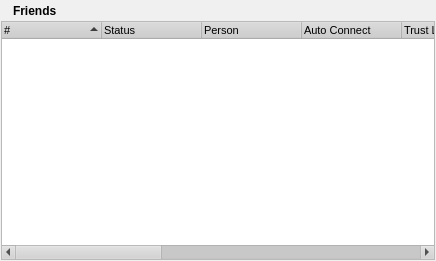
<ui version="4.0" >
 <class>PeersDialog</class>
 <widget class="QWidget" name="PeersDialog" >
  <property name="geometry" >
   <rect>
    <x>0</x>
    <y>0</y>
    <width>436</width>
    <height>261</height>
   </rect>
  </property>
  <property name="palette" >
   <palette>
    <active>
     <colorrole role="WindowText" >
      <brush brushstyle="SolidPattern" >
       <color alpha="255" >
        <red>0</red>
        <green>0</green>
        <blue>0</blue>
       </color>
      </brush>
     </colorrole>
     <colorrole role="Button" >
      <brush brushstyle="SolidPattern" >
       <color alpha="255" >
        <red>208</red>
        <green>208</green>
        <blue>208</blue>
       </color>
      </brush>
     </colorrole>
     <colorrole role="Light" >
      <brush brushstyle="SolidPattern" >
       <color alpha="255" >
        <red>255</red>
        <green>255</green>
        <blue>255</blue>
       </color>
      </brush>
     </colorrole>
     <colorrole role="Midlight" >
      <brush brushstyle="SolidPattern" >
       <color alpha="255" >
        <red>247</red>
        <green>247</green>
        <blue>247</blue>
       </color>
      </brush>
     </colorrole>
     <colorrole role="Dark" >
      <brush brushstyle="SolidPattern" >
       <color alpha="255" >
        <red>104</red>
        <green>104</green>
        <blue>104</blue>
       </color>
      </brush>
     </colorrole>
     <colorrole role="Mid" >
      <brush brushstyle="SolidPattern" >
       <color alpha="255" >
        <red>139</red>
        <green>139</green>
        <blue>139</blue>
       </color>
      </brush>
     </colorrole>
     <colorrole role="Text" >
      <brush brushstyle="SolidPattern" >
       <color alpha="255" >
        <red>0</red>
        <green>0</green>
        <blue>0</blue>
       </color>
      </brush>
     </colorrole>
     <colorrole role="BrightText" >
      <brush brushstyle="SolidPattern" >
       <color alpha="255" >
        <red>255</red>
        <green>255</green>
        <blue>255</blue>
       </color>
      </brush>
     </colorrole>
     <colorrole role="ButtonText" >
      <brush brushstyle="SolidPattern" >
       <color alpha="255" >
        <red>0</red>
        <green>0</green>
        <blue>0</blue>
       </color>
      </brush>
     </colorrole>
     <colorrole role="Base" >
      <brush brushstyle="SolidPattern" >
       <color alpha="255" >
        <red>255</red>
        <green>255</green>
        <blue>255</blue>
       </color>
      </brush>
     </colorrole>
     <colorrole role="Window" >
      <brush brushstyle="SolidPattern" >
       <color alpha="255" >
        <red>240</red>
        <green>240</green>
        <blue>240</blue>
       </color>
      </brush>
     </colorrole>
     <colorrole role="Shadow" >
      <brush brushstyle="SolidPattern" >
       <color alpha="255" >
        <red>0</red>
        <green>0</green>
        <blue>0</blue>
       </color>
      </brush>
     </colorrole>
     <colorrole role="Highlight" >
      <brush brushstyle="SolidPattern" >
       <color alpha="255" >
        <red>0</red>
        <green>0</green>
        <blue>128</blue>
       </color>
      </brush>
     </colorrole>
     <colorrole role="HighlightedText" >
      <brush brushstyle="SolidPattern" >
       <color alpha="255" >
        <red>255</red>
        <green>255</green>
        <blue>255</blue>
       </color>
      </brush>
     </colorrole>
     <colorrole role="Link" >
      <brush brushstyle="SolidPattern" >
       <color alpha="255" >
        <red>0</red>
        <green>0</green>
        <blue>255</blue>
       </color>
      </brush>
     </colorrole>
     <colorrole role="LinkVisited" >
      <brush brushstyle="SolidPattern" >
       <color alpha="255" >
        <red>255</red>
        <green>0</green>
        <blue>255</blue>
       </color>
      </brush>
     </colorrole>
     <colorrole role="AlternateBase" >
      <brush brushstyle="SolidPattern" >
       <color alpha="255" >
        <red>231</red>
        <green>231</green>
        <blue>231</blue>
       </color>
      </brush>
     </colorrole>
    </active>
    <inactive>
     <colorrole role="WindowText" >
      <brush brushstyle="SolidPattern" >
       <color alpha="255" >
        <red>0</red>
        <green>0</green>
        <blue>0</blue>
       </color>
      </brush>
     </colorrole>
     <colorrole role="Button" >
      <brush brushstyle="SolidPattern" >
       <color alpha="255" >
        <red>208</red>
        <green>208</green>
        <blue>208</blue>
       </color>
      </brush>
     </colorrole>
     <colorrole role="Light" >
      <brush brushstyle="SolidPattern" >
       <color alpha="255" >
        <red>255</red>
        <green>255</green>
        <blue>255</blue>
       </color>
      </brush>
     </colorrole>
     <colorrole role="Midlight" >
      <brush brushstyle="SolidPattern" >
       <color alpha="255" >
        <red>247</red>
        <green>247</green>
        <blue>247</blue>
       </color>
      </brush>
     </colorrole>
     <colorrole role="Dark" >
      <brush brushstyle="SolidPattern" >
       <color alpha="255" >
        <red>104</red>
        <green>104</green>
        <blue>104</blue>
       </color>
      </brush>
     </colorrole>
     <colorrole role="Mid" >
      <brush brushstyle="SolidPattern" >
       <color alpha="255" >
        <red>139</red>
        <green>139</green>
        <blue>139</blue>
       </color>
      </brush>
     </colorrole>
     <colorrole role="Text" >
      <brush brushstyle="SolidPattern" >
       <color alpha="255" >
        <red>0</red>
        <green>0</green>
        <blue>0</blue>
       </color>
      </brush>
     </colorrole>
     <colorrole role="BrightText" >
      <brush brushstyle="SolidPattern" >
       <color alpha="255" >
        <red>255</red>
        <green>255</green>
        <blue>255</blue>
       </color>
      </brush>
     </colorrole>
     <colorrole role="ButtonText" >
      <brush brushstyle="SolidPattern" >
       <color alpha="255" >
        <red>0</red>
        <green>0</green>
        <blue>0</blue>
       </color>
      </brush>
     </colorrole>
     <colorrole role="Base" >
      <brush brushstyle="SolidPattern" >
       <color alpha="255" >
        <red>255</red>
        <green>255</green>
        <blue>255</blue>
       </color>
      </brush>
     </colorrole>
     <colorrole role="Window" >
      <brush brushstyle="SolidPattern" >
       <color alpha="255" >
        <red>240</red>
        <green>240</green>
        <blue>240</blue>
       </color>
      </brush>
     </colorrole>
     <colorrole role="Shadow" >
      <brush brushstyle="SolidPattern" >
       <color alpha="255" >
        <red>0</red>
        <green>0</green>
        <blue>0</blue>
       </color>
      </brush>
     </colorrole>
     <colorrole role="Highlight" >
      <brush brushstyle="SolidPattern" >
       <color alpha="255" >
        <red>192</red>
        <green>192</green>
        <blue>192</blue>
       </color>
      </brush>
     </colorrole>
     <colorrole role="HighlightedText" >
      <brush brushstyle="SolidPattern" >
       <color alpha="255" >
        <red>0</red>
        <green>0</green>
        <blue>0</blue>
       </color>
      </brush>
     </colorrole>
     <colorrole role="Link" >
      <brush brushstyle="SolidPattern" >
       <color alpha="255" >
        <red>0</red>
        <green>0</green>
        <blue>255</blue>
       </color>
      </brush>
     </colorrole>
     <colorrole role="LinkVisited" >
      <brush brushstyle="SolidPattern" >
       <color alpha="255" >
        <red>255</red>
        <green>0</green>
        <blue>255</blue>
       </color>
      </brush>
     </colorrole>
     <colorrole role="AlternateBase" >
      <brush brushstyle="SolidPattern" >
       <color alpha="255" >
        <red>231</red>
        <green>231</green>
        <blue>231</blue>
       </color>
      </brush>
     </colorrole>
    </inactive>
    <disabled>
     <colorrole role="WindowText" >
      <brush brushstyle="SolidPattern" >
       <color alpha="255" >
        <red>104</red>
        <green>104</green>
        <blue>104</blue>
       </color>
      </brush>
     </colorrole>
     <colorrole role="Button" >
      <brush brushstyle="SolidPattern" >
       <color alpha="255" >
        <red>208</red>
        <green>208</green>
        <blue>208</blue>
       </color>
      </brush>
     </colorrole>
     <colorrole role="Light" >
      <brush brushstyle="SolidPattern" >
       <color alpha="255" >
        <red>255</red>
        <green>255</green>
        <blue>255</blue>
       </color>
      </brush>
     </colorrole>
     <colorrole role="Midlight" >
      <brush brushstyle="SolidPattern" >
       <color alpha="255" >
        <red>247</red>
        <green>247</green>
        <blue>247</blue>
       </color>
      </brush>
     </colorrole>
     <colorrole role="Dark" >
      <brush brushstyle="SolidPattern" >
       <color alpha="255" >
        <red>104</red>
        <green>104</green>
        <blue>104</blue>
       </color>
      </brush>
     </colorrole>
     <colorrole role="Mid" >
      <brush brushstyle="SolidPattern" >
       <color alpha="255" >
        <red>139</red>
        <green>139</green>
        <blue>139</blue>
       </color>
      </brush>
     </colorrole>
     <colorrole role="Text" >
      <brush brushstyle="SolidPattern" >
       <color alpha="255" >
        <red>104</red>
        <green>104</green>
        <blue>104</blue>
       </color>
      </brush>
     </colorrole>
     <colorrole role="BrightText" >
      <brush brushstyle="SolidPattern" >
       <color alpha="255" >
        <red>255</red>
        <green>255</green>
        <blue>255</blue>
       </color>
      </brush>
     </colorrole>
     <colorrole role="ButtonText" >
      <brush brushstyle="SolidPattern" >
       <color alpha="255" >
        <red>104</red>
        <green>104</green>
        <blue>104</blue>
       </color>
      </brush>
     </colorrole>
     <colorrole role="Base" >
      <brush brushstyle="SolidPattern" >
       <color alpha="255" >
        <red>240</red>
        <green>240</green>
        <blue>240</blue>
       </color>
      </brush>
     </colorrole>
     <colorrole role="Window" >
      <brush brushstyle="SolidPattern" >
       <color alpha="255" >
        <red>240</red>
        <green>240</green>
        <blue>240</blue>
       </color>
      </brush>
     </colorrole>
     <colorrole role="Shadow" >
      <brush brushstyle="SolidPattern" >
       <color alpha="255" >
        <red>0</red>
        <green>0</green>
        <blue>0</blue>
       </color>
      </brush>
     </colorrole>
     <colorrole role="Highlight" >
      <brush brushstyle="SolidPattern" >
       <color alpha="255" >
        <red>0</red>
        <green>0</green>
        <blue>128</blue>
       </color>
      </brush>
     </colorrole>
     <colorrole role="HighlightedText" >
      <brush brushstyle="SolidPattern" >
       <color alpha="255" >
        <red>255</red>
        <green>255</green>
        <blue>255</blue>
       </color>
      </brush>
     </colorrole>
     <colorrole role="Link" >
      <brush brushstyle="SolidPattern" >
       <color alpha="255" >
        <red>0</red>
        <green>0</green>
        <blue>255</blue>
       </color>
      </brush>
     </colorrole>
     <colorrole role="LinkVisited" >
      <brush brushstyle="SolidPattern" >
       <color alpha="255" >
        <red>255</red>
        <green>0</green>
        <blue>255</blue>
       </color>
      </brush>
     </colorrole>
     <colorrole role="AlternateBase" >
      <brush brushstyle="SolidPattern" >
       <color alpha="255" >
        <red>231</red>
        <green>231</green>
        <blue>231</blue>
       </color>
      </brush>
     </colorrole>
    </disabled>
   </palette>
  </property>
  <property name="font" >
   <font>
    <family>Arial</family>
    <pointsize>8</pointsize>
    <weight>50</weight>
    <italic>false</italic>
    <bold>false</bold>
    <underline>false</underline>
    <strikeout>false</strikeout>
   </font>
  </property>
  <property name="contextMenuPolicy" >
   <enum>Qt::NoContextMenu</enum>
  </property>
  <layout class="QGridLayout" >
   <property name="margin" >
    <number>1</number>
   </property>
   <property name="spacing" >
    <number>1</number>
   </property>
   <item row="0" column="0" >
    <layout class="QGridLayout" >
     <property name="margin" >
      <number>0</number>
     </property>
     <property name="spacing" >
      <number>0</number>
     </property>
     <item row="0" column="1" >
      <spacer>
       <property name="orientation" >
        <enum>Qt::Horizontal</enum>
       </property>
       <property name="sizeHint" >
        <size>
         <width>40</width>
         <height>20</height>
        </size>
       </property>
      </spacer>
     </item>
     <item row="0" column="0" >
      <layout class="QGridLayout" >
       <property name="margin" >
        <number>0</number>
       </property>
       <property name="spacing" >
        <number>6</number>
       </property>
       <item row="0" column="0" >
        <widget class="QLabel" name="label" >
         <property name="text" >
          <string/>
         </property>
         <property name="pixmap" >
          <pixmap resource="images.qrc" >:/images/peers_16x16.png</pixmap>
         </property>
        </widget>
       </item>
       <item row="0" column="1" >
        <widget class="QLabel" name="label_2" >
         <property name="text" >
          <string>&lt;html>&lt;head>&lt;meta name="qrichtext" content="1" />&lt;style type="text/css">
p, li { white-space: pre-wrap; }
&lt;/style>&lt;/head>&lt;body style=" font-family:'Arial'; font-size:8pt; font-weight:400; font-style:normal; text-decoration:none;">
&lt;p style=" margin-top:0px; margin-bottom:0px; margin-left:0px; margin-right:0px; -qt-block-indent:0; text-indent:0px;">&lt;span style=" font-size:9pt; font-weight:600;">Friends&lt;/span>&lt;/p>&lt;/body>&lt;/html></string>
         </property>
        </widget>
       </item>
      </layout>
     </item>
     <item row="1" column="0" colspan="2" >
      <widget class="QTreeWidget" name="peertreeWidget" >
       <property name="contextMenuPolicy" >
        <enum>Qt::CustomContextMenu</enum>
       </property>
       <property name="acceptDrops" >
        <bool>false</bool>
       </property>
       <property name="iconSize" >
        <size>
         <width>16</width>
         <height>16</height>
        </size>
       </property>
       <property name="itemsExpandable" >
        <bool>true</bool>
       </property>
       <property name="sortingEnabled" >
        <bool>true</bool>
       </property>
       <column>
        <property name="text" >
         <string>#</string>
        </property>
       </column>
       <column>
        <property name="text" >
         <string>Status</string>
        </property>
       </column>
       <column>
        <property name="text" >
         <string>Person</string>
        </property>
       </column>
       <column>
        <property name="text" >
         <string>Auto Connect</string>
        </property>
       </column>
       <column>
        <property name="text" >
         <string>Trust Level</string>
        </property>
       </column>
       <column>
        <property name="text" >
         <string>Peer Address</string>
        </property>
       </column>
       <column>
        <property name="text" >
         <string>Last Contact</string>
        </property>
       </column>
       <column>
        <property name="text" >
         <string>Organisation</string>
        </property>
       </column>
       <column>
        <property name="text" >
         <string>Location</string>
        </property>
       </column>
       <column>
        <property name="text" >
         <string>Country</string>
        </property>
       </column>
       <column>
        <property name="text" >
         <string>Person Id</string>
        </property>
       </column>
       <column>
        <property name="text" >
         <string>Auth Code</string>
        </property>
       </column>
      </widget>
     </item>
    </layout>
   </item>
  </layout>
 </widget>
 <resources>
  <include location="images.qrc" />
 </resources>
 <connections/>
</ui>
